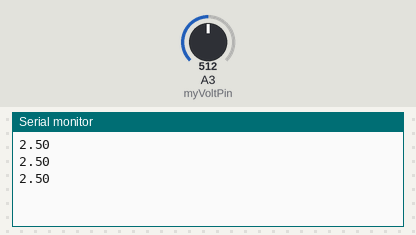
The sketch below on a simulated Arduino Uno, built with avr-gcc and run on an emulated ATmega328P. Parts: the last lines printed to the serial monitor. The test bench sets the inputs (shaded band); at power-on: A3 (myVoltPin) = 512.

Above: at 1.3 s.
1.4 s: A3 (myVoltPin) set to 716
At 1.9 s:
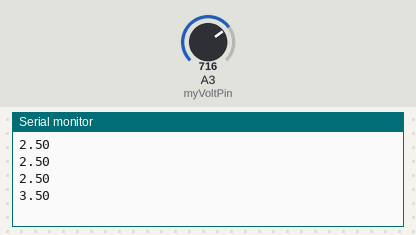
2.9 s: A3 (myVoltPin) set to 900
At 3.4 s:
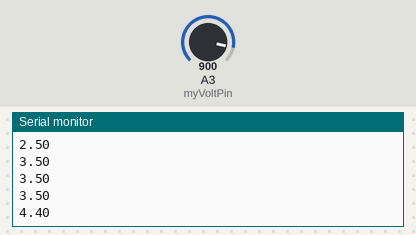
Timing chart, 0 to 5.9 s (numbered marks = the images above; inputs shaded):
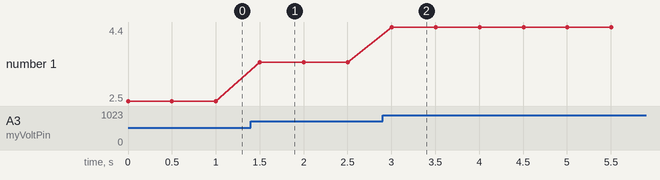

The sketch:

INO_POTENTIOMETERS.ino
```cpp
int myVoltPin=A3;
int readVal;
float V2;
int delayT = 500;
void setup() {
  Serial.begin(9600);
}

void loop() {
  // put your main code here, to run repeatedly:
readVal=analogRead(myVoltPin);
V2= 5./1023.*readVal;
Serial.println(V2);
delay(delayT);
}
```

Measured:
- after the input at 1.4 s, the serial monitor: prints a new line after 0.10 s (image 1)
- after the input at 2.9 s, the serial monitor: prints a new line after 0.10 s (image 2)
- plotted number 1: 2.5 → 3.5 after the input at 1.4 s, 3.5 → 4.4 after the input at 2.9 s
